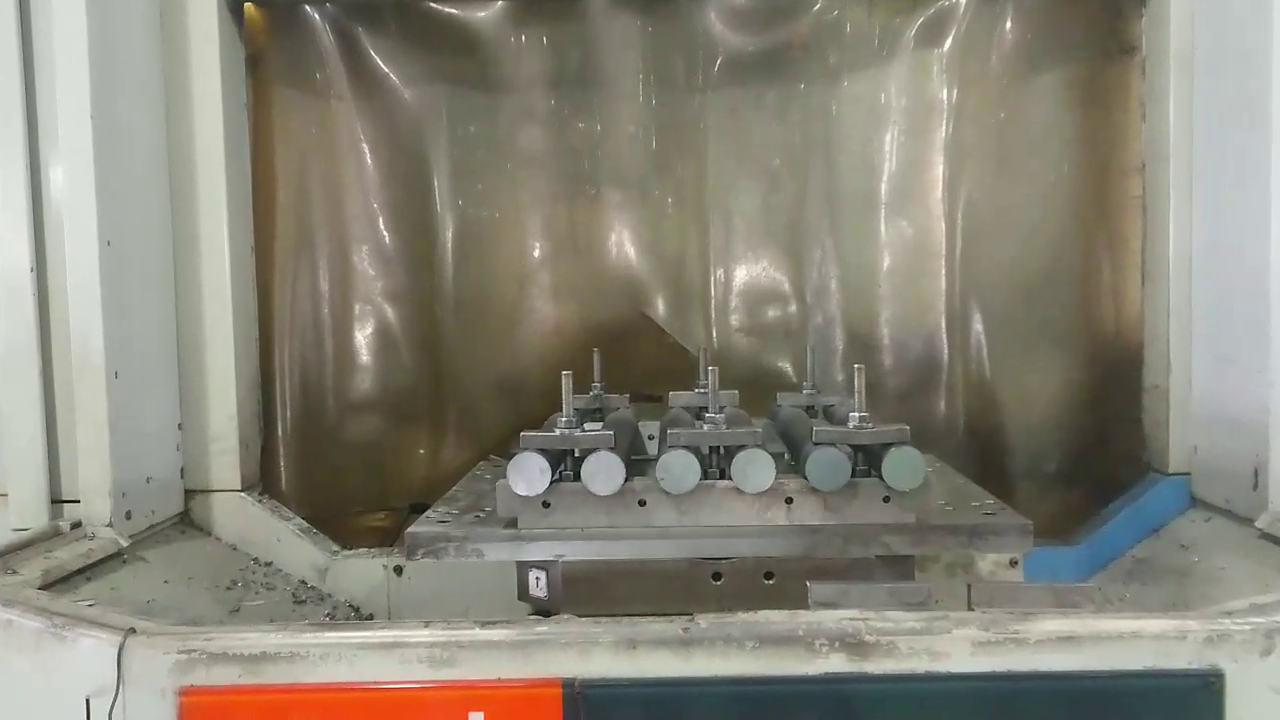
#> input picture frame 26 of image/video_2.mp4, 1280 x 720 px
$ python detection_on_video_2.py
#> lines starting #> are read from the running program, lines starting #| are printed output that depends on the picture
import cv2
import numpy as np

def display_product_number(img, number):
    # Kích thước và vị trí của khung trắng góc trái
    frame_width = 250
    frame_height = 50
    frame_x = 10
    frame_y = 10

    # Vẽ khung trắng góc trái
    cv2.rectangle(img, (frame_x, frame_y), (frame_x + frame_width, frame_y + frame_height), (255, 255, 255), -1)

    # Chọn một font và kích thước chữ
    font = cv2.FONT_HERSHEY_SIMPLEX
    font_scale = 0.7
    font_thickness = 2

    # Kích thước chữ và vị trí
    text_size = cv2.getTextSize("Product Number: " + str(number), font, font_scale, font_thickness)[0]
    text_x = frame_x + (frame_width - text_size[0]) // 2
    text_y = frame_y + (frame_height + text_size[1]) // 2

    # Điền nội dung vào khung
    cv2.putText(img, "Product Number: " + str(number), (text_x, text_y), font, font_scale, (255, 0, 0), font_thickness)

    # Đẩy ảnh ra
    return img

# Mở video
cap = cv2.VideoCapture('image/video_2.mp4')

# Khởi tạo video writer
fps = 29
size = (1280,720)
out = cv2.VideoWriter('image/video_2_result.mp4', cv2.VideoWriter_fourcc(*"mp4v"), fps, size)

# Kiểm tra video mở chưa
if not cap.isOpened():
    print("Không thể mở video.")
else:
    while True:
        ret, image_color = cap.read()
#> image_color is the input picture: shape (720, 1280, 3); mean B, G, R 120.2, 133, 136.3

        if not ret:
            break

        # Tọa độ (x, y) của góc trái trên cùng của vùng cần cắt
        x = 330
        y = 380

        # Chiều rộng và chiều cao của vùng cần cắt
        width = 720
        height = 180

        # Cắt ảnh
        cropped_image = image_color[y:y+height, x:x+width]
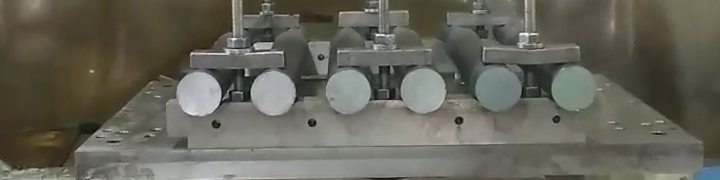
#> cropped_image: shape (180, 720, 3); mean B, G, R 89.2, 99.9, 101.2

        # Chuyển sang ảnh xám
        image_gray = cv2.cvtColor(cropped_image, cv2.COLOR_BGR2GRAY)
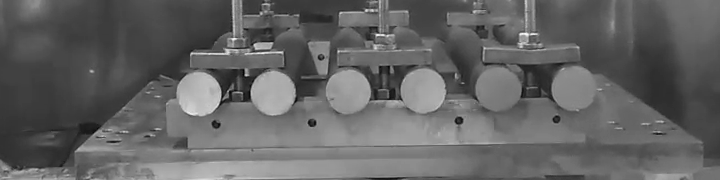
#> image_gray: shape (180, 720); min 1, max 248, mean 99.1
        # Loại bỏ nhiễu ảnh
        blur = cv2.GaussianBlur(image_gray,(3,3),0)

        # Canny edge detection
        edges = cv2.Canny(blur, 25, 150)
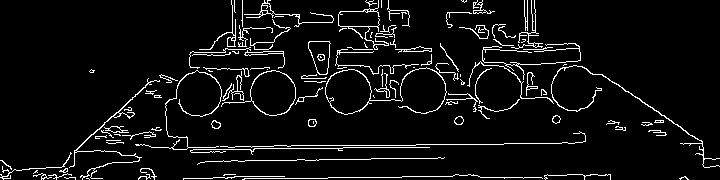
#> edges: shape (180, 720); 6.1% white in thin lines or dots
        # Loại bỏ nhiễu cạnh
        edges = cv2.GaussianBlur(edges,(7,7),0)
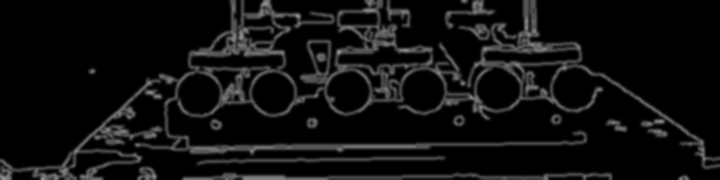
#> edges: shape (180, 720); min 0, max 150, mean 15.7

        # Phát hiện đường tròn bằng SimpleBlobDetector
        params = cv2.SimpleBlobDetector_Params()

        # Thiết lập các tham số cho detector
        # Ngưỡng phát hiện
        params.minThreshold = 0
        params.maxThreshold = 255

        # Filter by Area
        params.filterByArea = True
        # minArea và maxArea
        params.minArea = 1000

        # Filter by Circularity
        params.filterByCircularity = True
        params.minCircularity = 0.6

        # Filter by Convexity
        params.filterByConvexity = True
        params.minConvexity = 0.8

        # Filter by Inertia
        params.filterByInertia = True
        params.minInertiaRatio = 0.01

        detector = cv2.SimpleBlobDetector_create(params)
        keypoints = detector.detect(edges)
#> keypoints = 5 keypoints; (x, y, size): (498, 89, 41.9), (273, 93, 41.4), (348, 91, 41.1), (423, 90, 40.6), (199, 94, 40.5)

        # Duyệt qua từng keypoint và cập nhật tọa độ
        for kp in keypoints:
            kp.pt = (kp.pt[0] + x, kp.pt[1] + y)
#> this loop made 5 passes

        # Vẽ đường tròn lên ảnh gốc
        img_with_keypoints = cv2.drawKeypoints(image_color, keypoints, np.array([]), (0, 255, 0),
                                                cv2.DRAW_MATCHES_FLAGS_DRAW_RICH_KEYPOINTS)

        img_with_product_number = display_product_number(img_with_keypoints, len(keypoints))
#> in display_product_number, `cv2.putText(img, "Product Number: " + str(number), (text_x, text_y), f..`:
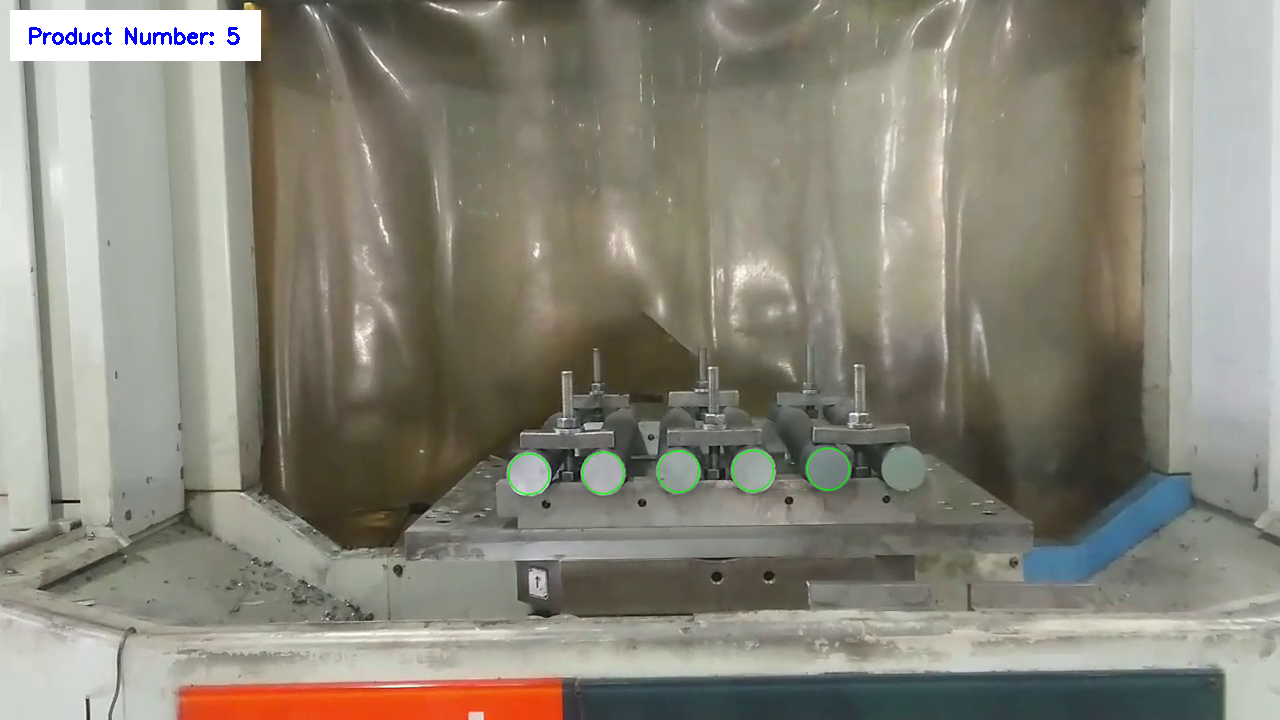
#> img: shape (720, 1280, 3); mean B, G, R 121.3, 133.8, 137

        # Hiển thị ảnh
        cv2.imshow("Detected Circles", img_with_product_number)

        # Chờ 10 mili giây để tiếp tục đọc frame tiếp theo
        cv2.waitKey(10)

        # Điền frame vào sau video ra
        out.write(img_with_keypoints)

    cv2.destroyAllWindows()
    cap.release()
    out.release()

$ run again, starting later in the video
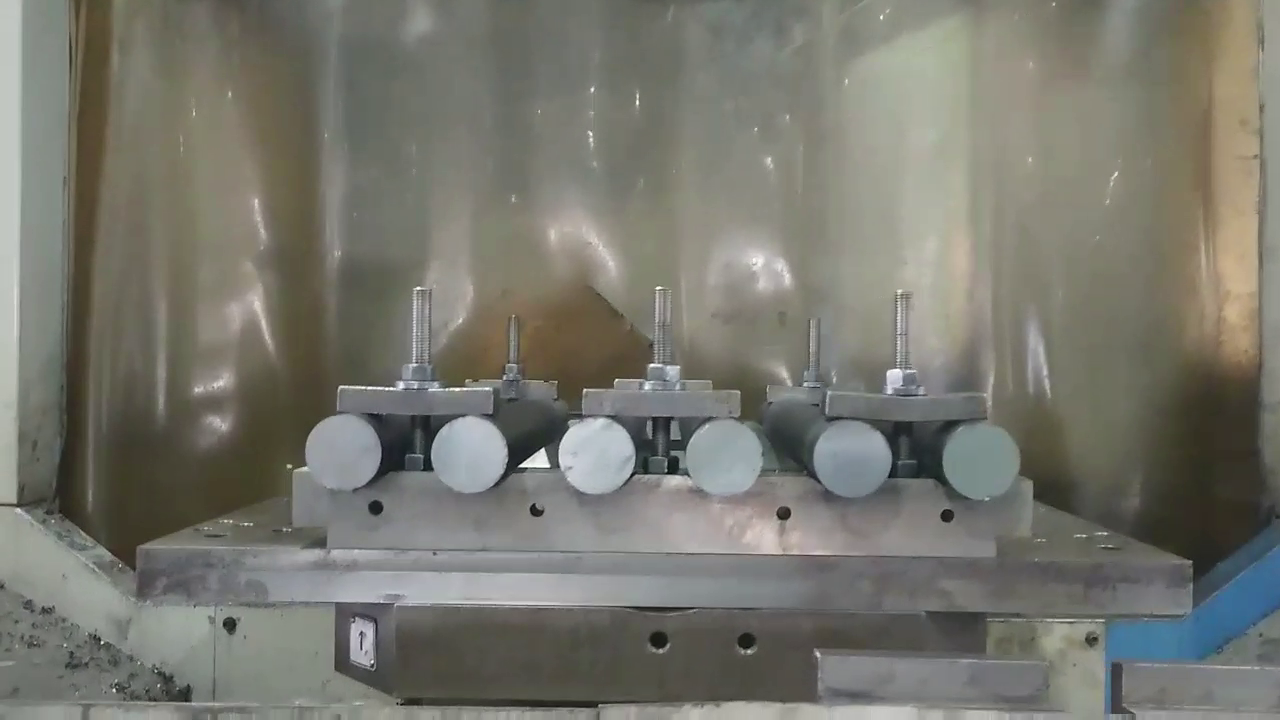
#> input picture frame 117 of image/video_2.mp4, 1280 x 720 px
#> image_color is the input picture: shape (720, 1280, 3); mean B, G, R 110.2, 119, 119.2
#> `edges = cv2.GaussianBlur(edges,(7,7),0)`:
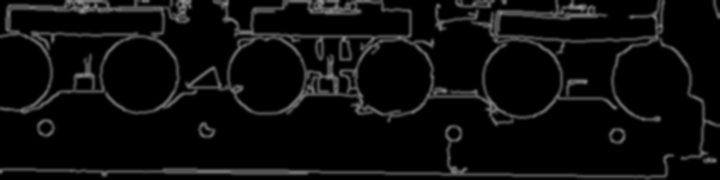
#> edges: shape (180, 720); min 0, max 149, mean 13
#> keypoints = 4 keypoints; (x, y, size): (522, 78, 74.4), (394, 77, 73.6), (267, 75, 73.2), (139, 74, 72.4)
#> the loop `for kp in keypoints:` made 4 passes
#> in display_product_number, `cv2.putText(img, "Product Number: " + str(number), (text_x, text_y), f..`:
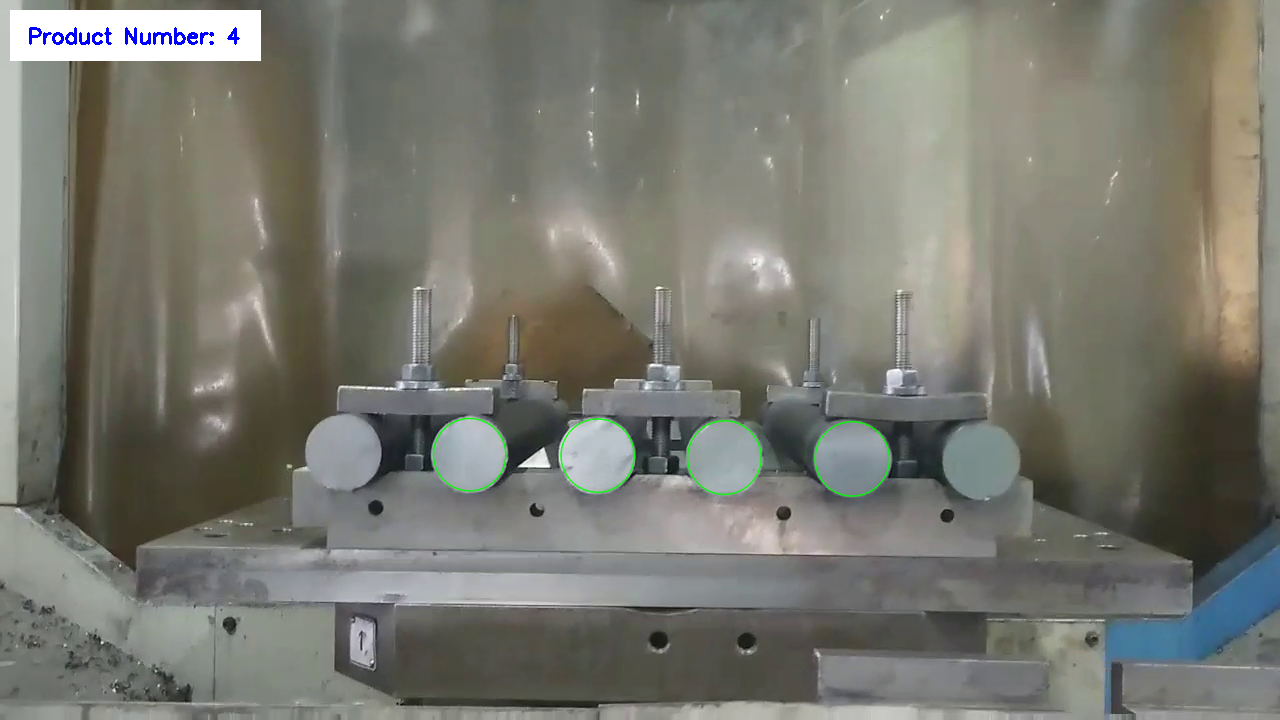
#> img: shape (720, 1280, 3); mean B, G, R 112.2, 120.8, 120.6

$ run again, starting later in the video
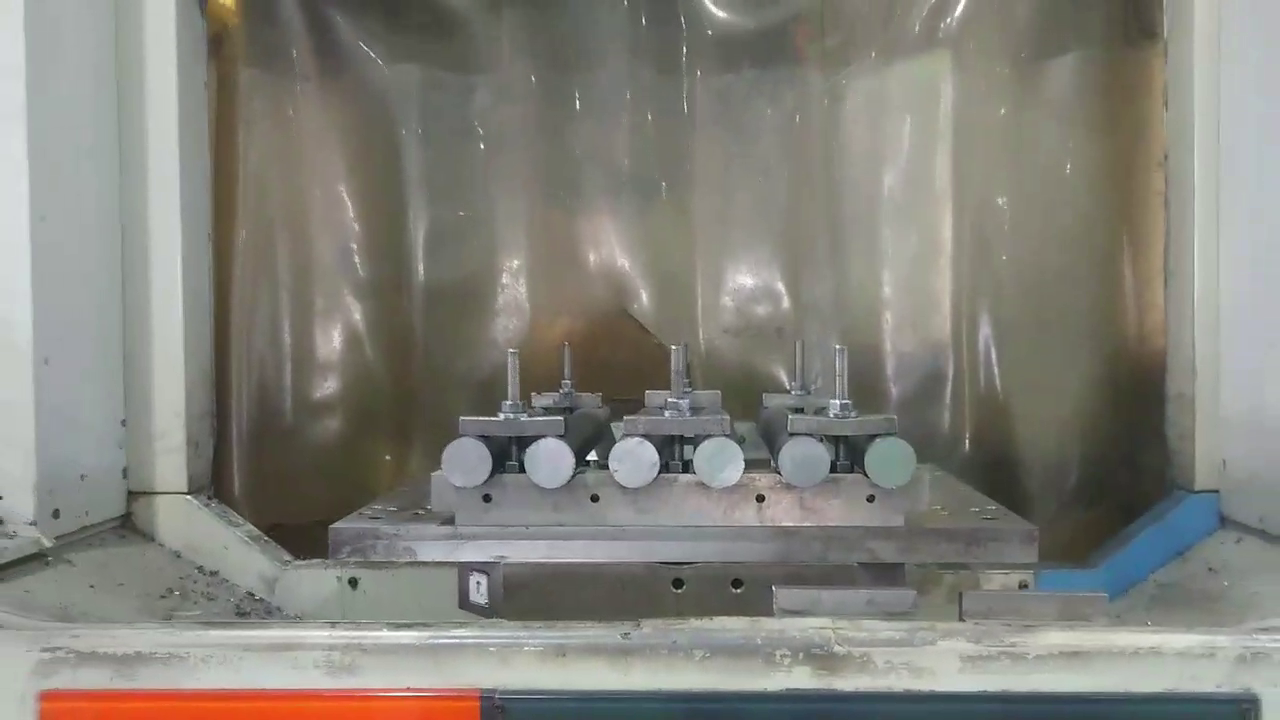
#> input picture frame 209 of image/video_2.mp4, 1280 x 720 px
#> image_color is the input picture: shape (720, 1280, 3); mean B, G, R 122.5, 130, 131.2
#> `edges = cv2.GaussianBlur(edges,(7,7),0)`:
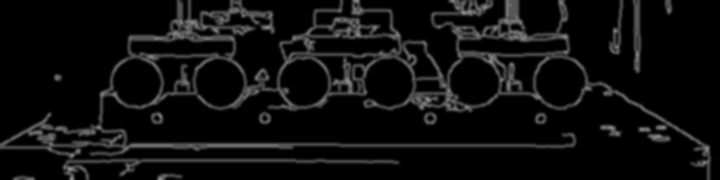
#> edges: shape (180, 720); min 0, max 143, mean 14.7
#> keypoints = 5 keypoints; (x, y, size): (560, 82, 48.9), (474, 81, 48.3), (219, 82, 47.7), (304, 82, 47.4), (136, 82, 47.1)
#> the loop `for kp in keypoints:` made 5 passes
#> in display_product_number, `cv2.putText(img, "Product Number: " + str(number), (text_x, text_y), f..`:
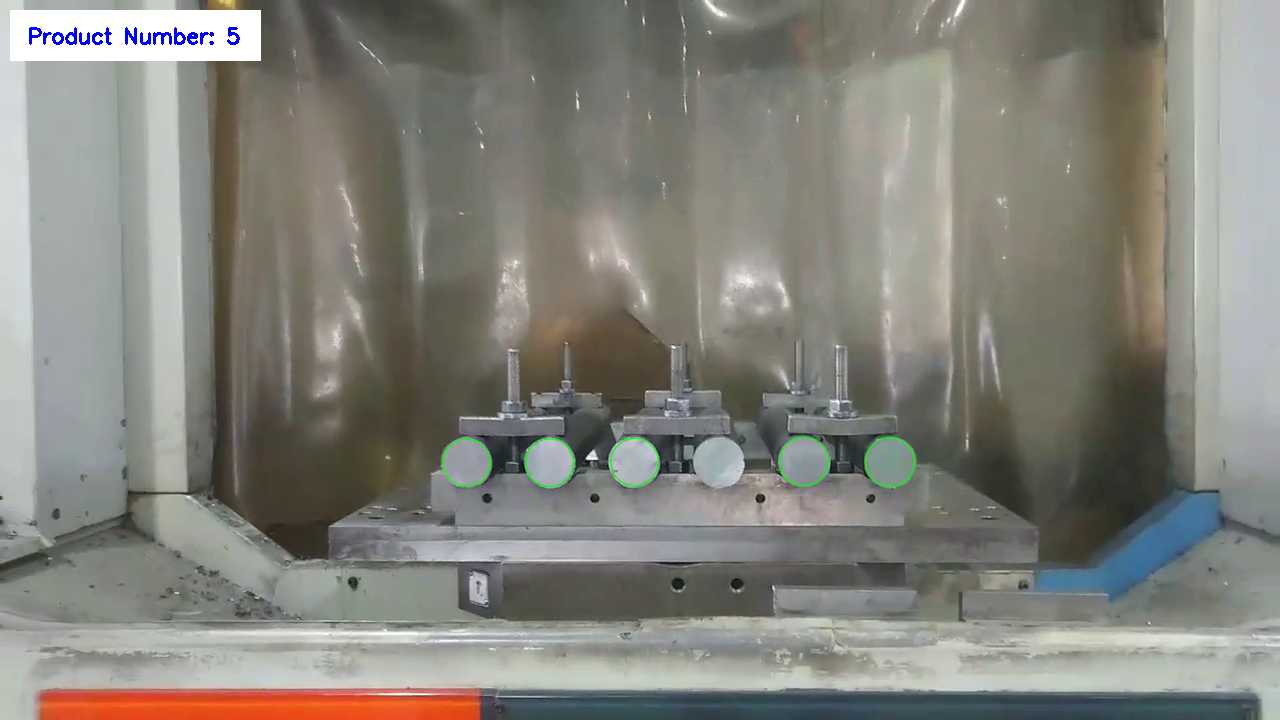
#> img: shape (720, 1280, 3); mean B, G, R 123.8, 131.1, 132.1
